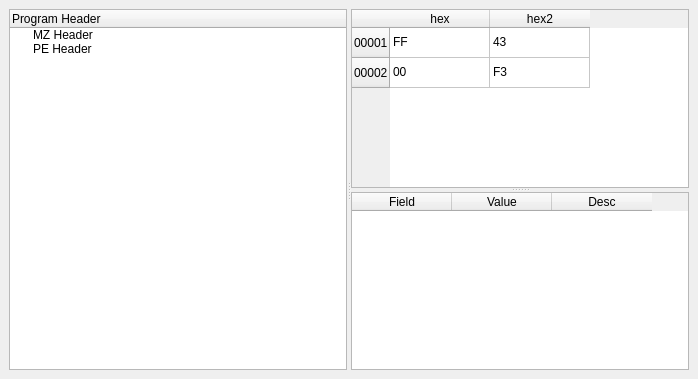
<?xml version="1.0" encoding="UTF-8"?>
<ui version="4.0">
 <class>ProgramHeader</class>
 <widget class="QMainWindow" name="ProgramHeader">
  <property name="geometry">
   <rect>
    <x>0</x>
    <y>0</y>
    <width>698</width>
    <height>379</height>
   </rect>
  </property>
  <property name="windowTitle">
   <string>MainWindow</string>
  </property>
  <widget class="QWidget" name="centralwidget">
   <layout class="QVBoxLayout" name="verticalLayout">
    <item>
     <widget class="QSplitter" name="splitter_2">
      <property name="orientation">
       <enum>Qt::Horizontal</enum>
      </property>
      <widget class="QTreeWidget" name="treeWidget">
       <property name="sizePolicy">
        <sizepolicy hsizetype="Fixed" vsizetype="Expanding">
         <horstretch>0</horstretch>
         <verstretch>0</verstretch>
        </sizepolicy>
       </property>
       <column>
        <property name="text">
         <string>Program Header</string>
        </property>
       </column>
       <item>
        <property name="text">
         <string>MZ Header</string>
        </property>
       </item>
       <item>
        <property name="text">
         <string>PE Header</string>
        </property>
       </item>
      </widget>
      <widget class="QSplitter" name="splitter">
       <property name="orientation">
        <enum>Qt::Vertical</enum>
       </property>
       <widget class="QTableWidget" name="tableWidget_2">
        <row>
         <property name="text">
          <string>00001</string>
         </property>
        </row>
        <row>
         <property name="text">
          <string>00002</string>
         </property>
        </row>
        <column>
         <property name="text">
          <string>hex</string>
         </property>
        </column>
        <column>
         <property name="text">
          <string>hex2</string>
         </property>
        </column>
        <item row="0" column="0">
         <property name="text">
          <string>FF</string>
         </property>
        </item>
        <item row="0" column="1">
         <property name="text">
          <string>43</string>
         </property>
        </item>
        <item row="1" column="0">
         <property name="text">
          <string>00</string>
         </property>
        </item>
        <item row="1" column="1">
         <property name="text">
          <string>F3</string>
         </property>
        </item>
       </widget>
       <widget class="QTableWidget" name="tableWidget">
        <property name="sizePolicy">
         <sizepolicy hsizetype="Expanding" vsizetype="Expanding">
          <horstretch>2</horstretch>
          <verstretch>0</verstretch>
         </sizepolicy>
        </property>
        <column>
         <property name="text">
          <string>Field</string>
         </property>
        </column>
        <column>
         <property name="text">
          <string>Value</string>
         </property>
        </column>
        <column>
         <property name="text">
          <string>Desc</string>
         </property>
        </column>
       </widget>
      </widget>
     </widget>
    </item>
   </layout>
  </widget>
 </widget>
 <resources/>
 <connections/>
</ui>
